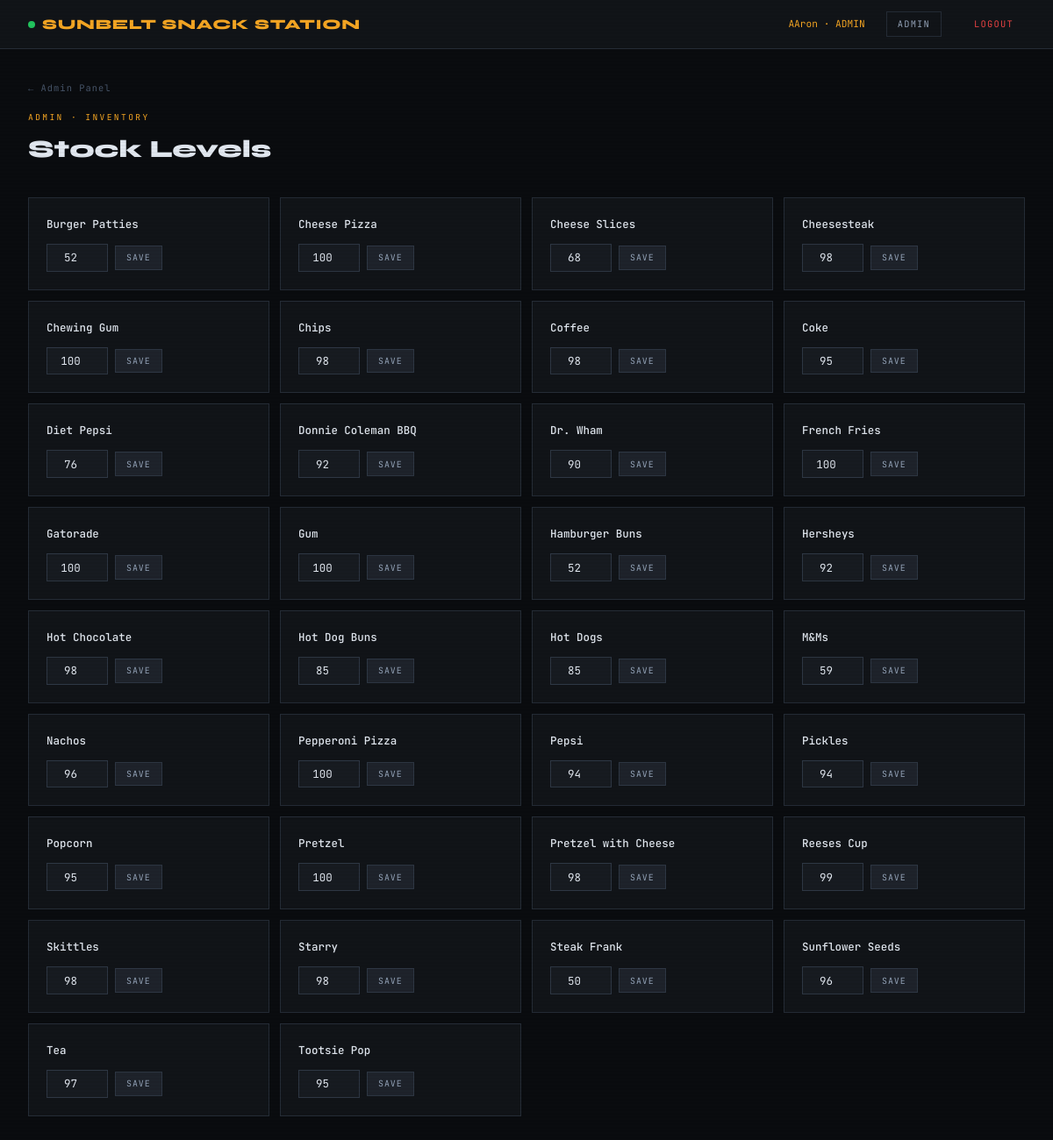
The page /admin/inventory (signed in) on the database its author committed.
### tables this page shows
CREATE TABLE INVENTORY (
                ITEM TEXT PRIMARY KEY,
                QUANTITY INTEGER NOT NULL);

### app.py (the view)
@app.route('/admin/inventory')
def admin_inventory():
    if not session.get('is_admin'):
        return redirect(url_for('pos'))
    conn = get_db()
    inventory = conn.execute("SELECT ITEM, QUANTITY FROM INVENTORY ORDER BY ITEM").fetchall()
    conn.close()
    return render_template('admin_inventory.html', inventory=inventory)

### app.py (called while the page is built)
def get_db():
    conn = sqlite3.connect(DATABASE)
    conn.row_factory = sqlite3.Row
    return conn

### templates/admin_inventory.html (shortened to what this page needs)
{% extends 'base.html' %}
{% block content %}
<div class="inv-wrap">
  <a href="{{ url_for('admin') }}" class="back-link">← Admin Panel</a>
  <div class="page-header" style="margin-top:1rem;">
    <div class="page-label">Admin · Inventory</div>
    <div class="page-title">Stock Levels</div>
  </div>
  <div class="inv-grid">
    {% for item in inventory %}
    <div class="inv-card {% if item.QUANTITY < 20 %}low-stock{% endif %}">
      <div class="inv-item-name">{{ item.ITEM }}</div>
      <div class="inv-qty-row" style="margin-top:0.5rem;">
        <input type="number" class="inv-input" value="{{ item.QUANTITY }}" min="0"
               id="qty-{{ loop.index }}" data-item="{{ item.ITEM }}"/>
        <button class="inv-save-btn" onclick="saveQty({{ loop.index }}, '{{ item.ITEM }}')">Save</button>
      </div>
    </div>
    {% endfor %}
  </div>
</div>
{% endblock %}

### templates/base.html (shortened to what this page needs)
<!DOCTYPE html>
<html lang="en">
<head>
</head>
<body>
  {% if session.get('username') %}
  <nav class="nav">
    <a href="{{ url_for('pos') }}" class="nav-brand">
      <span class="dot"></span> SUNBELT SNACK STATION
    </a>
    <div class="nav-right">
      <span class="nav-user">{{ session.get('username') }}{% if session.get('is_admin') %} · ADMIN{% endif %}</span>
      {% if session.get('is_admin') %}
        <a href="{{ url_for('admin') }}" class="nav-link">Admin</a>
      {% endif %}
      <a href="{{ url_for('logout') }}" class="nav-link danger">Logout</a>
    </div>
  </nav>
  {% endif %}
  {% block content %}{% endblock %}
</body>
</html>

### templates/base.html (style rules this page uses)
*, *::before, *::after { box-sizing: border-box; margin: 0; padding: 0; }
:root { --bg: #0a0c0f; --surface: #111418; --surface2: #171b21; --surface3: #1e232b; --border: #252c36; --border2: #2e3744; --amber: #f5a623; --amber-dim: #c4841a; --amber-glow: rgba(245,166,35,0.12); --green: #22c55e; --green-dim: #16a34a; --red: #ef4444; --blue: #3b82f6; --text: #e2e8f0; --text-dim: #94a3b8; --text-muted: #475569; --mono: 'JetBrains Mono', monospace; --display: 'Syne', sans-serif; }
html { scroll-behavior: smooth; }
body { background: var(--bg); color: var(--text); font-family: var(--mono); font-size: 14px; line-height: 1.6; min-height: 100vh; }
body::after { content: ''; position: fixed; inset: 0; background: repeating-linear-gradient( 0deg, transparent, transparent 2px, rgba(0,0,0,0.03) 2px, rgba(0,0,0,0.03) 4px ); pointer-events: none; z-index: 9998; }
.nav { position: sticky; top: 0; z-index: 100; background: var(--surface); border-bottom: 1px solid var(--border); padding: 0 2rem; display: flex; align-items: center; justify-content: space-between; height: 56px; }
.nav-brand { font-family: var(--display); font-size: 1rem; font-weight: 800; letter-spacing: 0.05em; color: var(--amber); text-decoration: none; display: flex; align-items: center; gap: 0.5rem; }
.nav-brand .dot { width: 8px; height: 8px; border-radius: 50%; background: var(--green); animation: pulse 2s infinite; }
.nav-right { display: flex; align-items: center; gap: 1.5rem; }
.nav-user { font-size: 0.7rem; color: var(--amber); }
.nav-link { font-size: 0.65rem; letter-spacing: 0.12em; text-transform: uppercase; color: var(--text-dim); text-decoration: none; padding: 0.3rem 0.75rem; border: 1px solid var(--border); transition: all 0.2s; }
.nav-link.danger { color: var(--red); border-color: transparent; }
.page-header { margin-bottom: 2rem; }
.page-label { font-size: 0.6rem; letter-spacing: 0.25em; text-transform: uppercase; color: var(--amber); margin-bottom: 0.4rem; }
.page-title { font-family: var(--display); font-size: 1.75rem; font-weight: 800; color: var(--text); }

### templates/admin_inventory.html (style rules this page uses)
.inv-wrap { padding:2rem; }
.inv-grid { display:grid; grid-template-columns:repeat(auto-fill,minmax(220px,1fr)); gap:0.75rem; margin-top:1.5rem; }
.inv-card { background:var(--surface); border:1px solid var(--border); padding:1.25rem; }
.inv-item-name { font-size:0.78rem; color:var(--text); margin-bottom:0.75rem; font-weight:500; }
.inv-qty-row { display:flex; align-items:center; gap:0.5rem; }
.inv-input { width:70px; padding:0.4rem 0.6rem; background:var(--surface2); border:1px solid var(--border2); color:var(--text); font-family:var(--mono); font-size:0.78rem; text-align:center; }
.inv-save-btn { padding:0.4rem 0.75rem; background:var(--surface3); border:1px solid var(--border2); color:var(--text-dim); font-family:var(--mono); font-size:0.62rem; letter-spacing:0.1em; text-transform:uppercase; cursor:pointer; transition:all 0.15s; }
.back-link { font-size:0.65rem; color:var(--text-muted); text-decoration:none; letter-spacing:0.1em; }

### rows shown on the page
INVENTORY: ITEM "Burger Patties", QUANTITY "52"
INVENTORY: ITEM "Cheese Pizza", QUANTITY "100"
INVENTORY: ITEM "Cheese Slices", QUANTITY "68"
INVENTORY: ITEM "Cheesesteak", QUANTITY "98"
INVENTORY: ITEM "Chewing Gum", QUANTITY "100"
INVENTORY: ITEM "Chips", QUANTITY "98"
INVENTORY: ITEM "Coffee", QUANTITY "98"
INVENTORY: ITEM "Coke", QUANTITY "95"
INVENTORY: ITEM "Diet Pepsi", QUANTITY "76"
INVENTORY: ITEM "Donnie Coleman BBQ", QUANTITY "92"
INVENTORY: ITEM "Dr. Wham", QUANTITY "90"
INVENTORY: ITEM "French Fries", QUANTITY "100"
INVENTORY: ITEM "Gatorade", QUANTITY "100"
INVENTORY: ITEM "Gum", QUANTITY "100"
INVENTORY: ITEM "Hamburger Buns", QUANTITY "52"
INVENTORY: ITEM "Hersheys", QUANTITY "92"
INVENTORY: ITEM "Hot Chocolate", QUANTITY "98"
INVENTORY: ITEM "Hot Dog Buns", QUANTITY "85"
INVENTORY: ITEM "Hot Dogs", QUANTITY "85"
INVENTORY: ITEM "M&Ms", QUANTITY "59"
INVENTORY: ITEM "Nachos", QUANTITY "96"
INVENTORY: ITEM "Pepperoni Pizza", QUANTITY "100"
INVENTORY: ITEM "Pepsi", QUANTITY "94"
INVENTORY: ITEM "Pickles", QUANTITY "94"
INVENTORY: ITEM "Popcorn", QUANTITY "95"
INVENTORY: ITEM "Pretzel", QUANTITY "100"
INVENTORY: ITEM "Pretzel with Cheese", QUANTITY "98"
INVENTORY: ITEM "Reeses Cup", QUANTITY "99"
INVENTORY: ITEM "Skittles", QUANTITY "98"
INVENTORY: ITEM "Starry", QUANTITY "98"
INVENTORY: ITEM "Steak Frank", QUANTITY "50"
INVENTORY: ITEM "Sunflower Seeds", QUANTITY "96"
INVENTORY: ITEM "Tea", QUANTITY "97"
INVENTORY: ITEM "Tootsie Pop", QUANTITY "95"

### other values the page prints
{{ session.get('username') }} "AAron"
